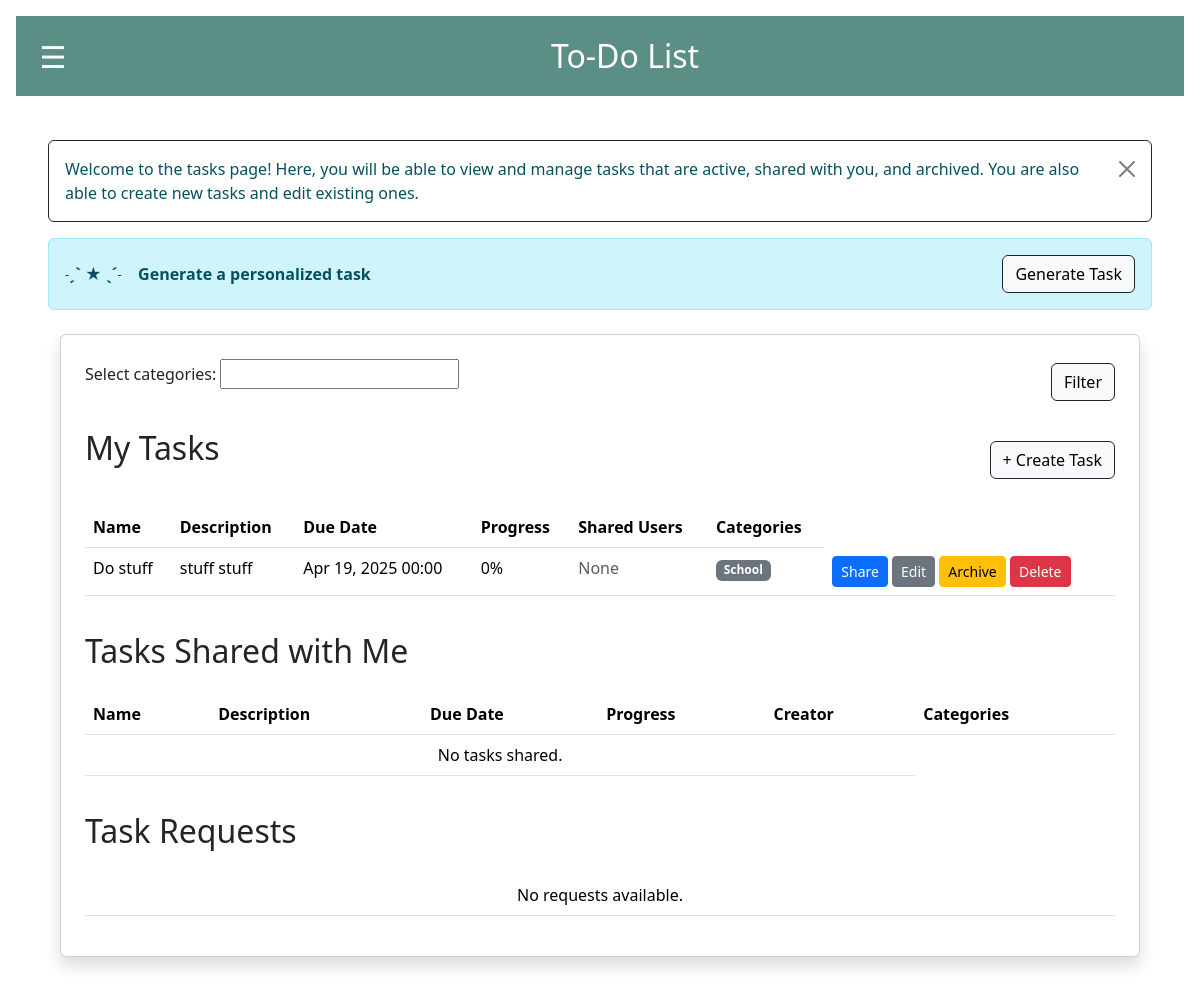
/tasks/ (signed in), run on an earlier commit of the app's database.
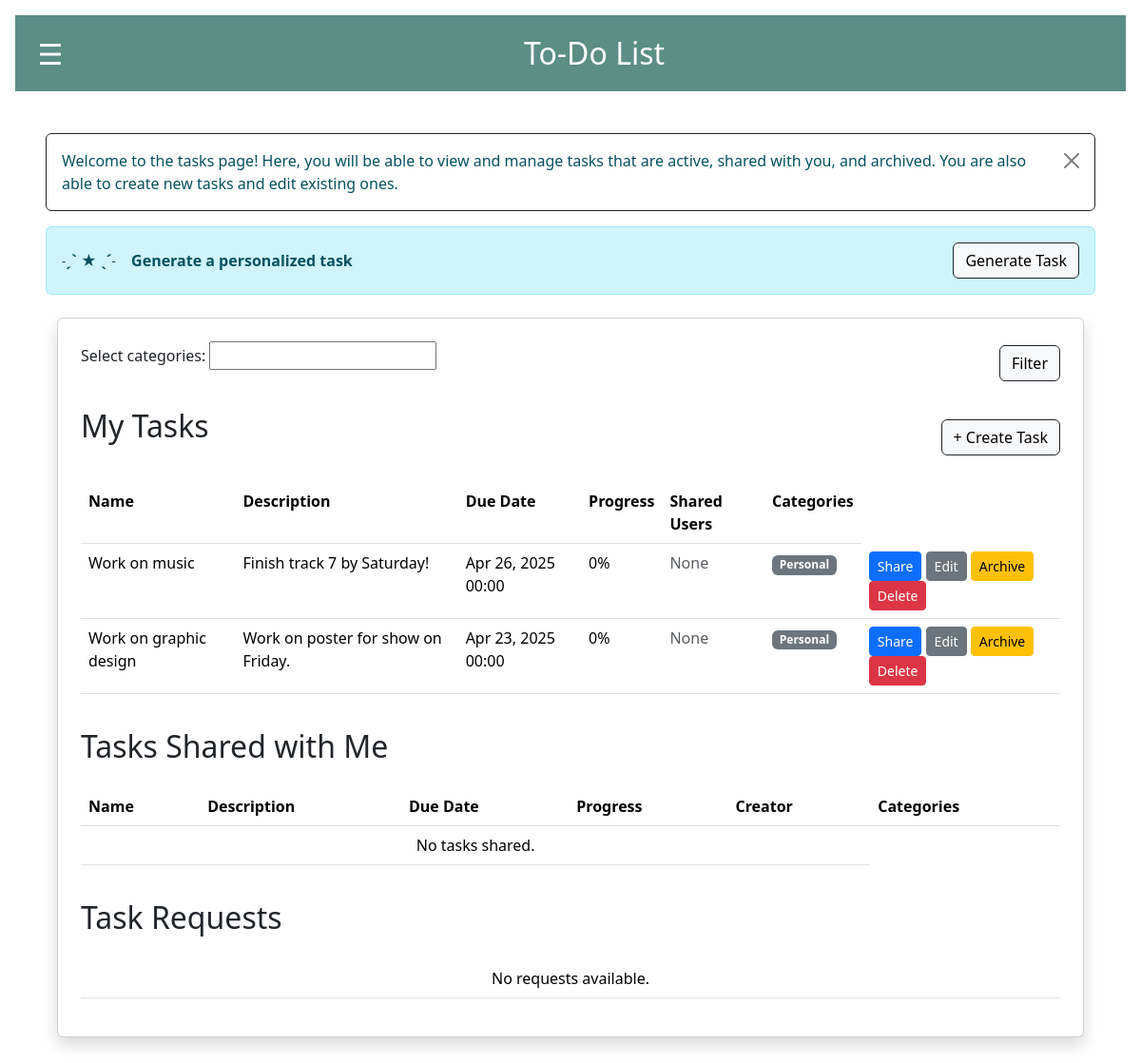
And on a later commit of the database.
### todoapp/models.py (models this page shows, shortened)
class Task(models.Model):
    name = models.CharField(max_length=255)
    creator = models.ForeignKey(User, on_delete=models.CASCADE)
    description = models.TextField()
    due_date = models.DateTimeField()
    progress = models.IntegerField(default=0)
    is_completed = models.BooleanField(default=False)
    categories = models.ManyToManyField(Category, related_name="tasks", blank=True)
    assigned_users = models.ManyToManyField(User, related_name="assigned_tasks")
    notifications_enabled = models.BooleanField(default=False)

class Category(models.Model):
    name = models.CharField(max_length=50)

### todoapp/views.py (the view)
# urls.py: path('tasks/', views.task_view, name='task_view'),
@login_required(login_url='/')
def task_view(request):
    tasks = Task.objects.filter(
        Q(creator=request.user) | Q(assigned_users=request.user),
        Q(is_completed=False) | Q(is_completed=True, due_date__gte=timezone.now())
    ).distinct()
    task_requests = TaskCollabRequest.objects.filter(to_user=request.user)
    shared_tasks = Task.objects.filter(assigned_users=request.user)
    archived_tasks = Task.objects.filter(
        is_completed=True,
        due_date__lt=timezone.now()
    ).filter(
        Q(creator=request.user) | Q(assigned_users=request.user)
    ).distinct().order_by('-due_date')[:10]
    has_task = Task.objects.filter(creator=request.user).exists()
    form, filtered_tasks, shared_filtered_tasks = get_filtered_tasks(request)
    task_suggestion = get_ai_task_suggestion(request)
    suggested_name = task_suggestion.get('name', '') if task_suggestion else ''
    suggested_description = task_suggestion.get('description', '') if task_suggestion else ''
    suggested_categories = task_suggestion.get('categories', []) if task_suggestion else []
    return render(request, 'task_view.html', {
        'my_tasks': filtered_tasks,
        'task_requests': task_requests,
        'shared_tasks': shared_filtered_tasks,
        'vapid_key': settings.WEBPUSH_SETTINGS['VAPID_PUBLIC_KEY'],
        'archived_tasks': archived_tasks,
		'form': form,
        'suggested_name': suggested_name,
        'suggested_description': suggested_description,
        'suggested_categories': suggested_categories,
        'has_task': has_task
    })

### todoapp/forms.py
class FilterTasksForm(forms.Form):
    user_category_filter = forms.ModelMultipleChoiceField(
        queryset=Category.objects.all(),
        widget=ModelSelect2MultipleWidget(search_fields=['name__icontains']),
        required=False,
        label="Select categories:"
    )

### todoapp/context_processors.py (called while the page is built)
def vapid_key(request):
    return {
        'vapid_key': settings.VAPID_PUBLIC_KEY
    }

### todoapp/views.py (called while the page is built, shortened)
def get_filtered_tasks(request):
    form = FilterTasksForm(request.GET or None)
    my_filtered_tasks = Task.objects.filter(creator=request.user)
    shared_filtered_tasks = Task.objects.filter(assigned_users=request.user)
    return form, my_filtered_tasks, shared_filtered_tasks

### todoapp/templates/task_view.html (shortened to what the changed rows need)
{% extends 'base.html' %}
{% block content %}
{% block extra_css %}
    <link href="https://cdn.jsdelivr.net/npm/select2@4.0.13/dist/css/select2.min.css" rel="stylesheet" />
{% endblock %}
<div class="container mt-4">
    <div class="card p-4 shadow">
        <div class="title-card d-flex justify-content-between align-items-center mt-4 mb-3" style="margin-top:20px;">
            <h2 class="mb-4">My Tasks</h2>
        </div>
        <table class="table">
            <tbody>
                <tr>
                    <th>Name</th>
                    <th>Description</th>
                    <th>Due Date</th>
                    <th>Progress</th>
                    <th>Shared Users</th>
                    <th>Categories</th>
                </tr>
                {% for task in my_tasks %}
                <tr>
                    <td>{{ task.name }}</td>
                    <td>{{ task.description }}</td>
                    <td>{{ task.due_date|date:"M d, Y H:i" }}</td>
                    <td>{{ task.progress }}%</td>
                    <td>
                        {% for user in task.assigned_users.all %}
                            <span class="badge bg-secondary">{{ user.username }}</span>
                        {% empty %}
                            <span class="text-muted">None</span>
                        {% endfor %}
                    </td>
                    <td>
                        {% for category in task.categories.all %}
                            <span class="badge bg-secondary">{{ category.name }}</span>
                        {% empty %}
                            <span class="text-muted">None</span>
                        {% endfor %}
                    </td>
                    <td>
                        <a class="btn btn-primary btn-sm" href="{% url 'share_task' task_id=task.id %}">Share</a>
                        <a class="btn btn-secondary btn-sm" href="{% url 'edit_task' task.id %}">Edit</a>
                        <a class="btn btn-warning btn-sm" href="{% url 'archive_task' task.id %}">Archive</a>
                        <button class="btn btn-danger btn-sm" onclick="confirmDelete({{ task.id }})">Delete</button>
                    </td>
                </tr>
                {% empty %}
                <tr>
                    <td colspan="5" class="text-center">No tasks available.</td>
                </tr>
                {% endfor %}
            </tbody>
        </table>
        <div class="title-card">
            <h2 class="mb-4" style="margin-top:20px;">Tasks Shared with Me</h2>
        </div>
        <table class="table">
                <tr>
                    <th>Name</th>
                    <th>Description</th>
                    <th>Due Date</th>
                    <th>Progress</th>
                    <th>Creator</th>
                    <th>Categories</th>
                </tr>
        </table>
        <div class="title-card">
            <h2 class="mb-4" style="margin-top: 20px;">Task Requests</h2>
        </div>
    </div>
</div>
{% endblock %}

What changed in the data, as far as the page shows it:
removed Task: name "Do stuff", description "stuff stuff", due_date "Apr 19, 2025 00:00", progress "0"
no longer on this page (row unchanged): Category: name "School", shown under "Do stuff"
added Task: name "Work on music", description "Finish track 7 by Saturday!", due_date "Apr 26, 2025 00:00", progress "0"
now on this page (row unchanged): Category: name "Personal"
added Task: name "Work on graphic design", description "Work on poster for show on Friday.", due_date "Apr 23, 2025 00:00", progress "0"
